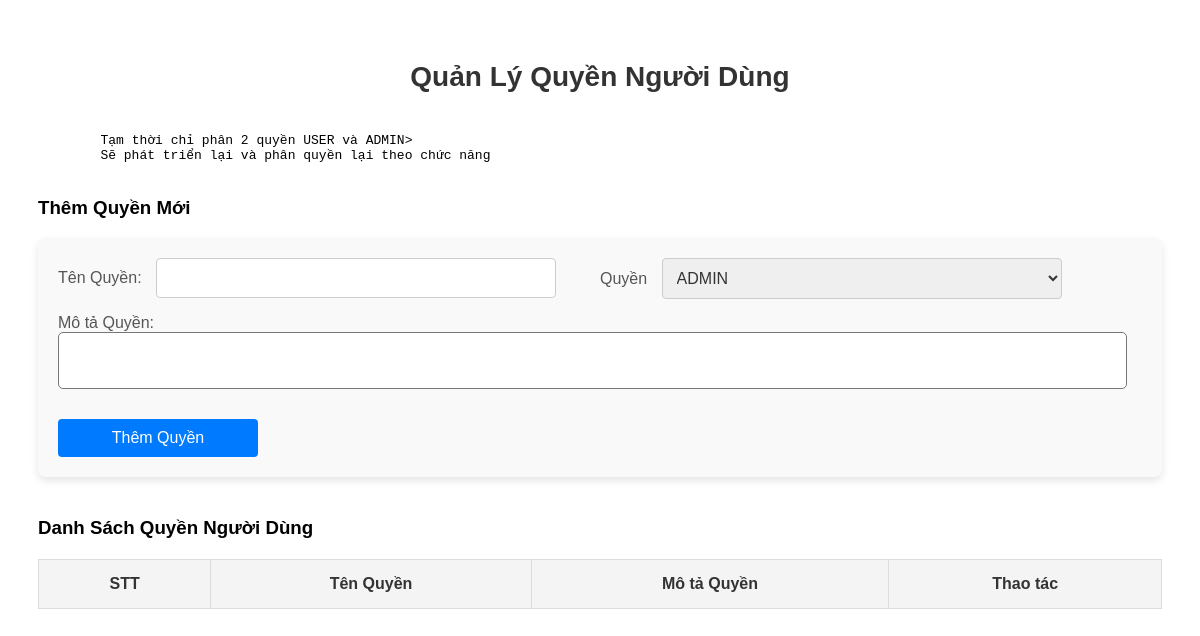
The page /admin/fe/roles.php on the database as committed earlier.
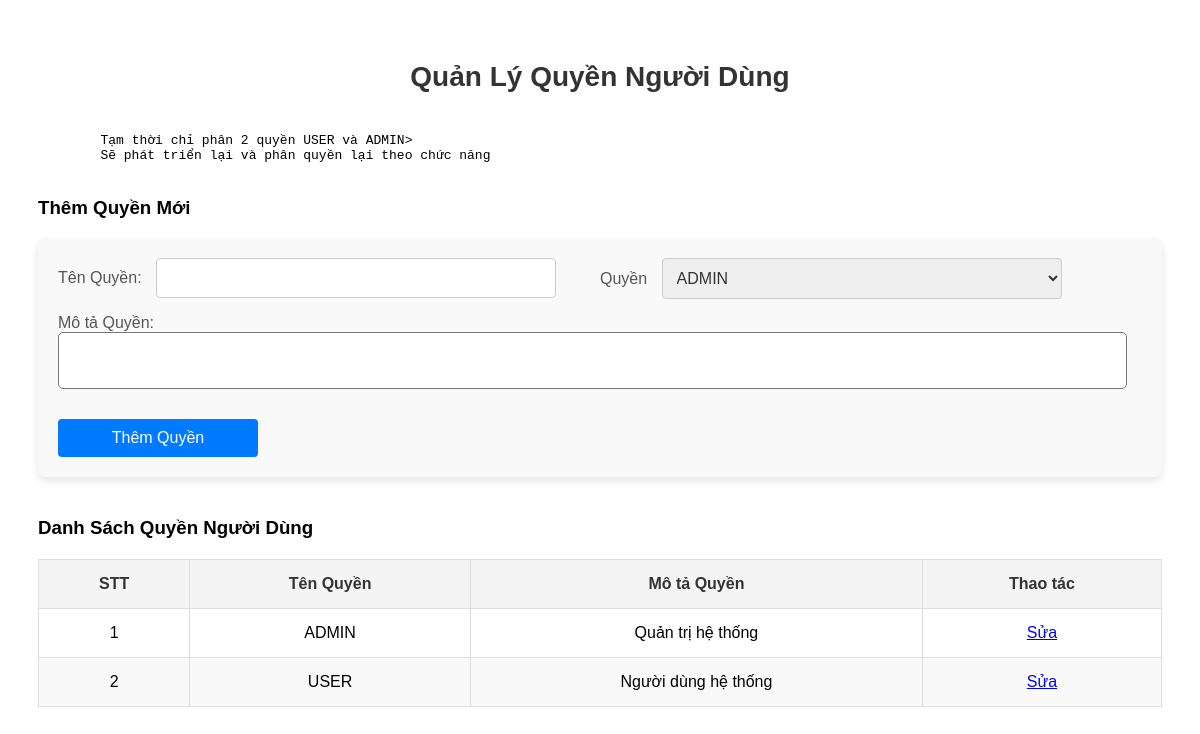
The same page on the database as committed later.
### tables this page shows
CREATE TABLE `t_roles` (
  `id` int(11) NOT NULL,
  `roleName` varchar(50) NOT NULL,
  `description` text DEFAULT NULL,
  `role` varchar(10) NOT NULL
);

### db/base.php (called while the page is built, shortened)
<?php
class Database {
    private $host = 'localhost';
    private $db_name = 'db_laptop';
    private $username = 'root';
    private $password = '';
    protected $conn;
    private function connect() {
        $this->conn = null;
        try {
            $this->conn = new PDO("mysql:host={$this->host};dbname={$this->db_name}", $this->username, $this->password);
            $this->conn->setAttribute(PDO::ATTR_ERRMODE, PDO::ERRMODE_EXCEPTION);
        } catch (PDOException $e) {
            echo "Connection error: " . $e->getMessage();
        }
    }
    public function findAll($table, $conditions = [], $orderBy = 'id', $orderDirection = 'DESC', $limit = null) {
        $sql = "SELECT * FROM {$table}";
        $sql .= " ORDER BY {$orderBy} {$orderDirection}";
        $stmt = $this->conn->prepare($sql);
        $stmt->execute();
        return $stmt->fetchAll(PDO::FETCH_ASSOC);
    }
}
?>

### admin/fe/roles.php (the view, shortened to what this page needs)
<?php
    require_once dirname(dirname(__DIR__)) . '/db/base.php';
    $db = new Database();
    $roles = $db->findAll('t_roles', [], 'id', 'DESC');
?>
<div class="container">
    <h2 class="heading">Quản Lý Quyền Người Dùng</h2>
    <pre>
        Tạm thời chỉ phân 2 quyền USER và ADMIN>
        Sẽ phát triển lại và phân quyền lại theo chức năng
    </pre>
    <div class="add-role">
        <h3>Thêm Quyền Mới</h3>
        <form id="add-role-form" method="POST">
            <div class="form-group">
                <div>
                    <label for="roleName">Tên Quyền:</label>
                    <input type="text" id="roleName" name="roleName" required>
                </div>
                <div>
                    <label for="role">Quyền</label>
                    <select id="role" name="role" required>
                        <option value="ADMIN">ADMIN</option>
                    </select>
                </div>
            </div>
            <div class="form-group">
                <div>
                    <label for="roleDescription">Mô tả Quyền:</label>
                    <textarea rows="3" style="width: 100%;padding: 5px;border-radius: 5px; resize: none" type="text"
                        id="roleDescription" name="roleDescription" required></textarea>
                </div>
            </div>
            <button disabled type="submit" class="btn btn-primary">Thêm Quyền</button>
        </form>
    </div>
    <div class="role-list">
        <h3>Danh Sách Quyền Người Dùng</h3>
        <table id="role-table">
            <thead>
                <tr>
                    <th>STT</th>
                    <th>Tên Quyền</th>
                    <th>Mô tả Quyền</th>
                    <th>Thao tác</th>
                </tr>
            </thead>
            <tbody>
                <?php
                    if(!empty($roles)){
                           $i = 1;
                        foreach($roles as $role){
               ?>
                <tr>
                    <td><?php echo $i; ?></td>
                    <td><?php echo $role['roleName'];  ?></td>
                    <td><?php echo $role['description']; ?></td>
                    <td>
                        <a href="#!">Sửa</a>
                    </td>
                </tr>
                <?php  $i ++;}} ?>
            </tbody>
        </table>
    </div>
</div>

Rows that differ between the two databases and show on the page:
added t_roles: roleName "ADMIN", description "Quản trị hệ thống"
added t_roles: roleName "USER", description "Người dùng hệ thống"
